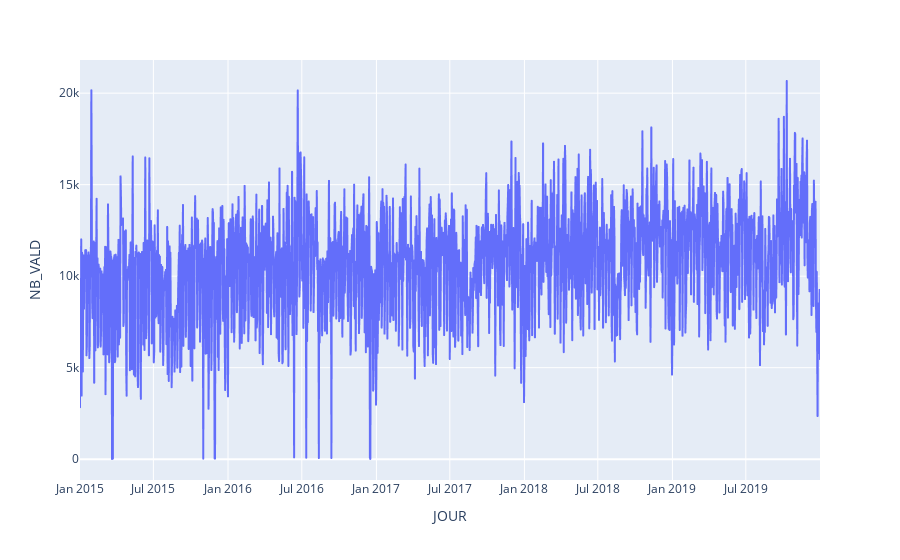

The notebook cell this image was saved under:
### Code cell
#Distribution
fig=px.line(data,x="JOUR",y='NB_VALD')#,color="LIBELLE_ARRET")
fig.show()

### Figure 1 — Plotly figure (JSON) as saved in the notebook; plotly's stock layout.template omitted (floating-point values rounded to 4 significant figures; data arrays with more than 128 entries replaced by an {"elided": "..."} marker saying what was removed)
{"data": [{"hovertemplate": "JOUR=%{x}<br>NB_VALD=%{y}<extra></extra>", "legendgroup": "", "line": {"color": "#636efa", "dash": "solid"}, "marker": {"symbol": "circle"}, "mode": "lines", "name": "", "showlegend": false, "type": "scattergl", "x": {"elided": "1825 str values"}, "xaxis": "x", "y": {"elided": "1825 int values"}, "yaxis": "y"}], "layout": {"legend": {"tracegroupgap": 0}, "margin": {"t": 60}, "xaxis": {"anchor": "y", "domain": [0, 1], "title": {"text": "JOUR"}}, "yaxis": {"anchor": "x", "domain": [0, 1], "title": {"text": "NB_VALD"}}}}
